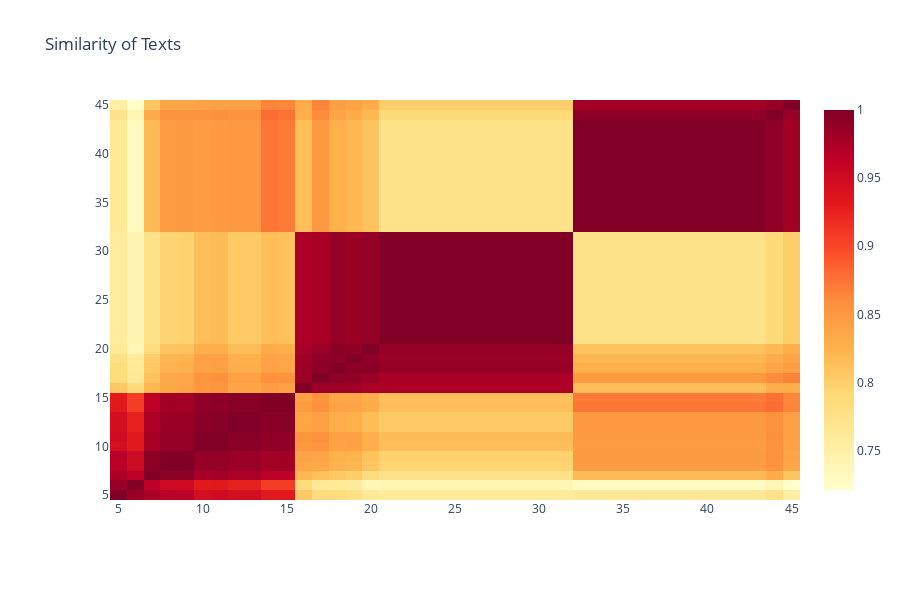

Here is the notebook cell this chart was saved with:
### Markdown cell above
#### Plotting the Similarity Matrix

### Code cell
sim_matrix_range = compute_similarity_matrix(df, text_field='text', indicies=df.index[:20],
                                             preprocessing='nouns_only', plot=True)

### Figure 1 — Plotly figure (JSON) as saved in the notebook; plotly's stock layout.template omitted (floating-point values rounded to 4 significant figures; data arrays with more than 128 entries replaced by an {"elided": "..."} marker saying what was removed)
{"data": [{"colorscale": [[0, "rgb(255,255,204)"], [0.125, "rgb(255,237,160)"], [0.25, "rgb(254,217,118)"], [0.375, "rgb(254,178,76)"], [0.5, "rgb(253,141,60)"], [0.625, "rgb(252,78,42)"], [0.75, "rgb(227,26,28)"], [0.875, "rgb(189,0,38)"], [1, "rgb(128,0,38)"]], "type": "heatmap", "x": [5, 6, 7, 8, 9, 10, 11, 12, 13, 14, 15, 16, 17, 18, 19, 20, 21, 43, 44, 45], "y": [5, 6, 7, 8, 9, 10, 11, 12, 13, 14, 15, 16, 17, 18, 19, 20, 21, 43, 44, 45], "z": {"elided": "20x20 float values"}, "zmax": 1, "zmin": 0.721}], "layout": {"height": 600, "margin": {"b": 100, "l": 110}, "title": {"text": "Similarity of Texts"}}}
